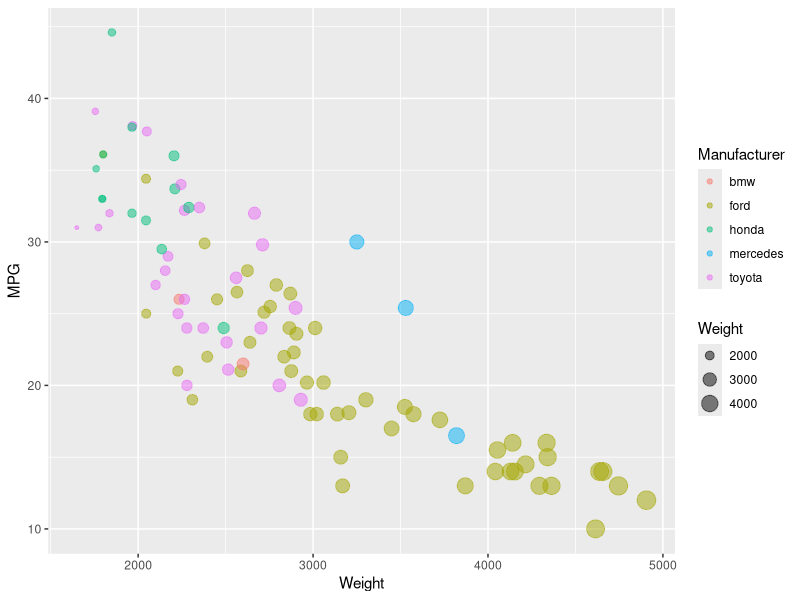

The R source for this figure:
library(ggplot2)
cars <- read.csv("cars-sample.csv")
ggplot(cars, aes(y=MPG, x=Weight, size=Weight, color=Manufacturer)) + 
  geom_point(alpha=0.5)

